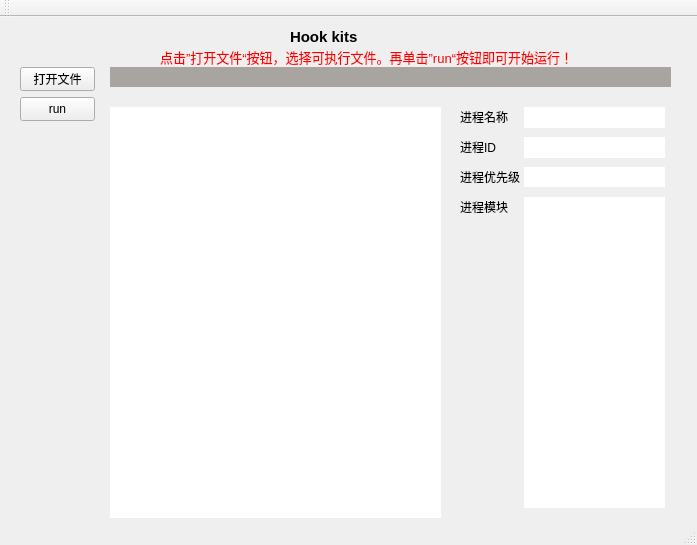
<?xml version="1.0" encoding="UTF-8"?>
<ui version="4.0">
 <class>qt_guiClass</class>
 <widget class="QMainWindow" name="qt_guiClass">
  <property name="geometry">
   <rect>
    <x>0</x>
    <y>0</y>
    <width>697</width>
    <height>545</height>
   </rect>
  </property>
  <property name="palette">
   <palette>
    <active>
     <colorrole role="Text">
      <brush brushstyle="SolidPattern">
       <color alpha="255">
        <red>0</red>
        <green>0</green>
        <blue>0</blue>
       </color>
      </brush>
     </colorrole>
     <colorrole role="Highlight">
      <brush brushstyle="SolidPattern">
       <color alpha="255">
        <red>0</red>
        <green>120</green>
        <blue>215</blue>
       </color>
      </brush>
     </colorrole>
    </active>
    <inactive>
     <colorrole role="Text">
      <brush brushstyle="SolidPattern">
       <color alpha="255">
        <red>0</red>
        <green>0</green>
        <blue>0</blue>
       </color>
      </brush>
     </colorrole>
     <colorrole role="Highlight">
      <brush brushstyle="SolidPattern">
       <color alpha="255">
        <red>240</red>
        <green>240</green>
        <blue>240</blue>
       </color>
      </brush>
     </colorrole>
    </inactive>
    <disabled>
     <colorrole role="Text">
      <brush brushstyle="SolidPattern">
       <color alpha="255">
        <red>120</red>
        <green>120</green>
        <blue>120</blue>
       </color>
      </brush>
     </colorrole>
     <colorrole role="Highlight">
      <brush brushstyle="SolidPattern">
       <color alpha="255">
        <red>0</red>
        <green>120</green>
        <blue>215</blue>
       </color>
      </brush>
     </colorrole>
    </disabled>
   </palette>
  </property>
  <property name="windowTitle">
   <string>qt_gui</string>
  </property>
  <widget class="QWidget" name="centralWidget">
   <widget class="QPushButton" name="input_file">
    <property name="geometry">
     <rect>
      <x>20</x>
      <y>50</y>
      <width>75</width>
      <height>24</height>
     </rect>
    </property>
    <property name="text">
     <string>打开文件</string>
    </property>
   </widget>
   <widget class="QLabel" name="label_1">
    <property name="geometry">
     <rect>
      <x>290</x>
      <y>0</y>
      <width>91</width>
      <height>41</height>
     </rect>
    </property>
    <property name="text">
     <string>&lt;html&gt;&lt;head/&gt;&lt;body&gt;&lt;p&gt;&lt;span style=&quot; font-size:11pt; font-weight:700;&quot;&gt;Hook kits&lt;/span&gt;&lt;/p&gt;&lt;/body&gt;&lt;/html&gt;</string>
    </property>
   </widget>
   <widget class="QLabel" name="label_2">
    <property name="geometry">
     <rect>
      <x>160</x>
      <y>30</y>
      <width>421</width>
      <height>20</height>
     </rect>
    </property>
    <property name="text">
     <string>&lt;html&gt;&lt;head/&gt;&lt;body&gt;&lt;p&gt;&lt;span style=&quot; font-size:10pt; color:#ff0000;&quot;&gt;点击”打开文件“按钮，选择可执行文件。再单击”run“按钮即可开始运行！&lt;/span&gt;&lt;/p&gt;&lt;/body&gt;&lt;/html&gt;</string>
    </property>
   </widget>
   <widget class="QLabel" name="text_show">
    <property name="geometry">
     <rect>
      <x>110</x>
      <y>50</y>
      <width>561</width>
      <height>20</height>
     </rect>
    </property>
    <property name="palette">
     <palette>
      <active>
       <colorrole role="Button">
        <brush brushstyle="SolidPattern">
         <color alpha="255">
          <red>168</red>
          <green>164</green>
          <blue>159</blue>
         </color>
        </brush>
       </colorrole>
       <colorrole role="Light">
        <brush brushstyle="SolidPattern">
         <color alpha="255">
          <red>255</red>
          <green>85</green>
          <blue>0</blue>
         </color>
        </brush>
       </colorrole>
       <colorrole role="Base">
        <brush brushstyle="SolidPattern">
         <color alpha="255">
          <red>168</red>
          <green>164</green>
          <blue>159</blue>
         </color>
        </brush>
       </colorrole>
       <colorrole role="Window">
        <brush brushstyle="SolidPattern">
         <color alpha="255">
          <red>168</red>
          <green>164</green>
          <blue>159</blue>
         </color>
        </brush>
       </colorrole>
      </active>
      <inactive>
       <colorrole role="Button">
        <brush brushstyle="SolidPattern">
         <color alpha="255">
          <red>168</red>
          <green>164</green>
          <blue>159</blue>
         </color>
        </brush>
       </colorrole>
       <colorrole role="Light">
        <brush brushstyle="SolidPattern">
         <color alpha="255">
          <red>255</red>
          <green>255</green>
          <blue>255</blue>
         </color>
        </brush>
       </colorrole>
       <colorrole role="Base">
        <brush brushstyle="SolidPattern">
         <color alpha="255">
          <red>168</red>
          <green>164</green>
          <blue>159</blue>
         </color>
        </brush>
       </colorrole>
       <colorrole role="Window">
        <brush brushstyle="SolidPattern">
         <color alpha="255">
          <red>168</red>
          <green>164</green>
          <blue>159</blue>
         </color>
        </brush>
       </colorrole>
      </inactive>
      <disabled>
       <colorrole role="Button">
        <brush brushstyle="SolidPattern">
         <color alpha="255">
          <red>168</red>
          <green>164</green>
          <blue>159</blue>
         </color>
        </brush>
       </colorrole>
       <colorrole role="Light">
        <brush brushstyle="SolidPattern">
         <color alpha="255">
          <red>255</red>
          <green>85</green>
          <blue>0</blue>
         </color>
        </brush>
       </colorrole>
       <colorrole role="Base">
        <brush brushstyle="SolidPattern">
         <color alpha="255">
          <red>168</red>
          <green>164</green>
          <blue>159</blue>
         </color>
        </brush>
       </colorrole>
       <colorrole role="Window">
        <brush brushstyle="SolidPattern">
         <color alpha="255">
          <red>168</red>
          <green>164</green>
          <blue>159</blue>
         </color>
        </brush>
       </colorrole>
      </disabled>
     </palette>
    </property>
    <property name="styleSheet">
     <string notr="true">background-color: rgb(168, 164, 159);</string>
    </property>
    <property name="text">
     <string/>
    </property>
    <property name="textFormat">
     <enum>Qt::AutoText</enum>
    </property>
   </widget>
   <widget class="QPushButton" name="run_file">
    <property name="geometry">
     <rect>
      <x>20</x>
      <y>80</y>
      <width>75</width>
      <height>24</height>
     </rect>
    </property>
    <property name="text">
     <string>run</string>
    </property>
   </widget>
   <widget class="QLabel" name="label">
    <property name="geometry">
     <rect>
      <x>460</x>
      <y>90</y>
      <width>81</width>
      <height>20</height>
     </rect>
    </property>
    <property name="text">
     <string>进程名称</string>
    </property>
   </widget>
   <widget class="QLabel" name="label_3">
    <property name="geometry">
     <rect>
      <x>460</x>
      <y>122</y>
      <width>81</width>
      <height>16</height>
     </rect>
    </property>
    <property name="text">
     <string>进程ID</string>
    </property>
   </widget>
   <widget class="QLabel" name="label_4">
    <property name="geometry">
     <rect>
      <x>460</x>
      <y>152</y>
      <width>81</width>
      <height>16</height>
     </rect>
    </property>
    <property name="text">
     <string>进程优先级</string>
    </property>
   </widget>
   <widget class="QLabel" name="process_name">
    <property name="geometry">
     <rect>
      <x>524</x>
      <y>90</y>
      <width>141</width>
      <height>21</height>
     </rect>
    </property>
    <property name="styleSheet">
     <string notr="true">background-color: rgb(255, 255, 255);</string>
    </property>
    <property name="text">
     <string/>
    </property>
   </widget>
   <widget class="QLabel" name="process_id">
    <property name="geometry">
     <rect>
      <x>524</x>
      <y>120</y>
      <width>141</width>
      <height>21</height>
     </rect>
    </property>
    <property name="styleSheet">
     <string notr="true">background-color: rgb(255, 255, 255);</string>
    </property>
    <property name="text">
     <string/>
    </property>
   </widget>
   <widget class="QLabel" name="process_priority">
    <property name="geometry">
     <rect>
      <x>524</x>
      <y>150</y>
      <width>141</width>
      <height>20</height>
     </rect>
    </property>
    <property name="styleSheet">
     <string notr="true">background-color: rgb(255, 255, 255);</string>
    </property>
    <property name="text">
     <string/>
    </property>
   </widget>
   <widget class="QLabel" name="label_5">
    <property name="geometry">
     <rect>
      <x>460</x>
      <y>182</y>
      <width>81</width>
      <height>16</height>
     </rect>
    </property>
    <property name="text">
     <string>进程模块</string>
    </property>
   </widget>
   <widget class="QLabel" name="process_modules">
    <property name="geometry">
     <rect>
      <x>524</x>
      <y>180</y>
      <width>141</width>
      <height>311</height>
     </rect>
    </property>
    <property name="styleSheet">
     <string notr="true">background-color: rgb(255, 255, 255);</string>
    </property>
    <property name="text">
     <string/>
    </property>
   </widget>
   <widget class="QLabel" name="info">
    <property name="geometry">
     <rect>
      <x>110</x>
      <y>90</y>
      <width>331</width>
      <height>411</height>
     </rect>
    </property>
    <property name="styleSheet">
     <string notr="true">background-color: rgb(255, 255, 255);</string>
    </property>
    <property name="text">
     <string/>
    </property>
   </widget>
  </widget>
  <widget class="QMenuBar" name="menuBar">
   <property name="geometry">
    <rect>
     <x>0</x>
     <y>0</y>
     <width>697</width>
     <height>22</height>
    </rect>
   </property>
  </widget>
  <widget class="QToolBar" name="mainToolBar">
   <attribute name="toolBarArea">
    <enum>TopToolBarArea</enum>
   </attribute>
   <attribute name="toolBarBreak">
    <bool>false</bool>
   </attribute>
  </widget>
  <widget class="QStatusBar" name="statusBar"/>
 </widget>
 <layoutdefault spacing="6" margin="11"/>
 <resources>
  <include location="qt_gui.qrc"/>
 </resources>
 <connections/>
</ui>
